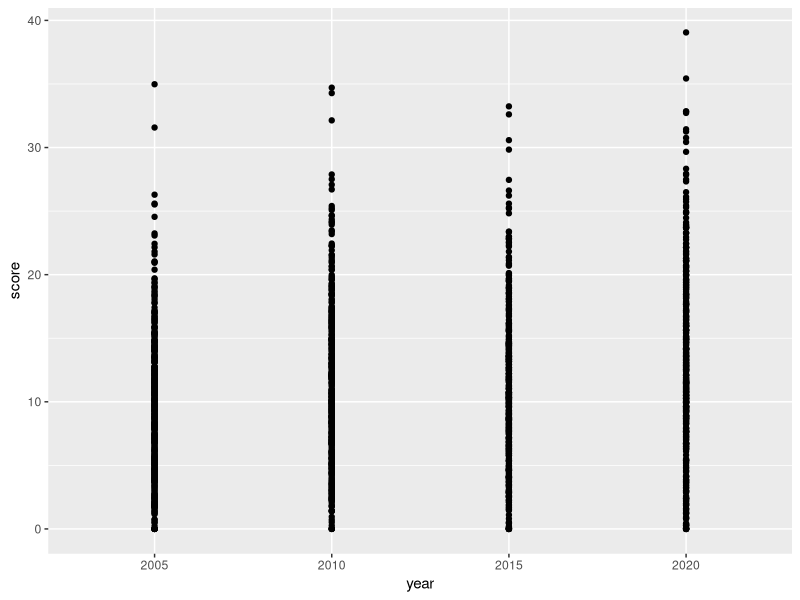
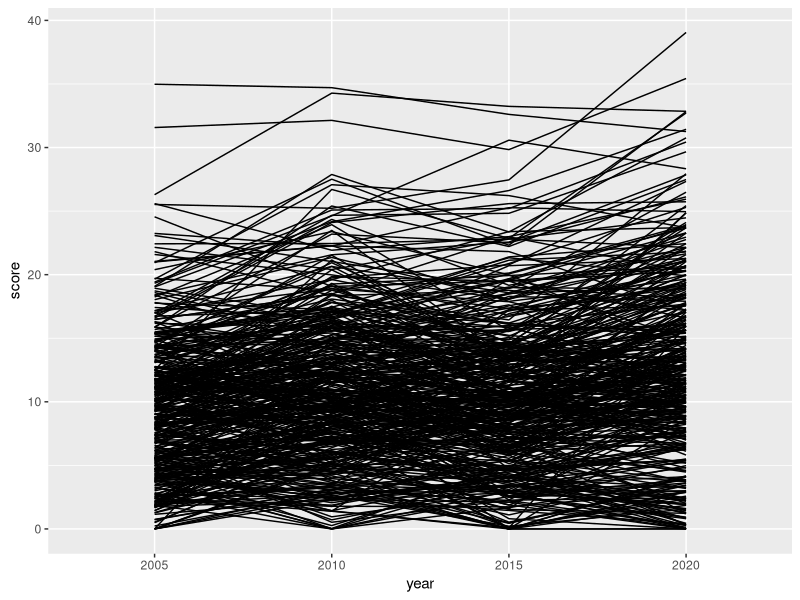
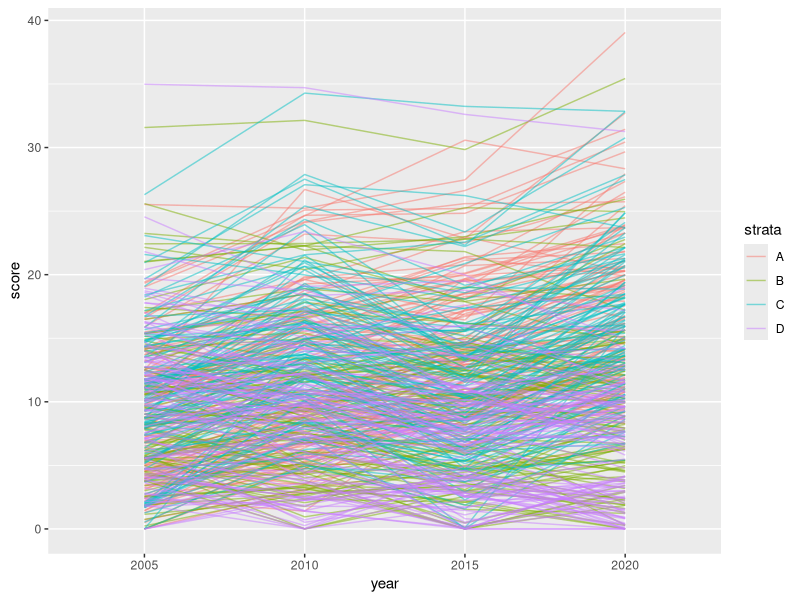
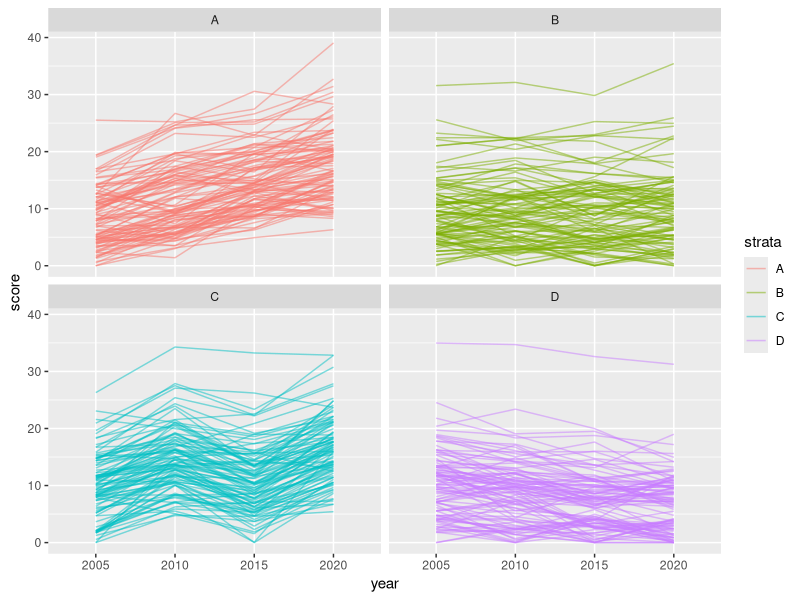
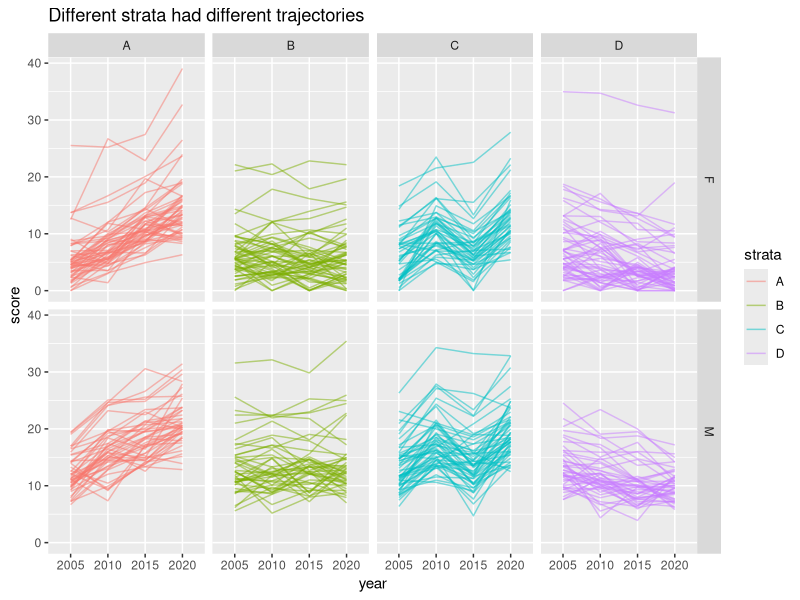
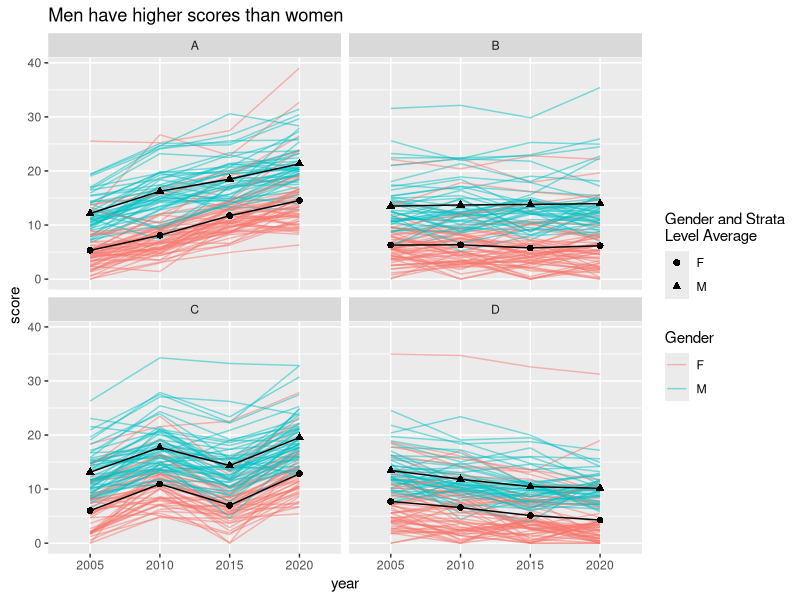
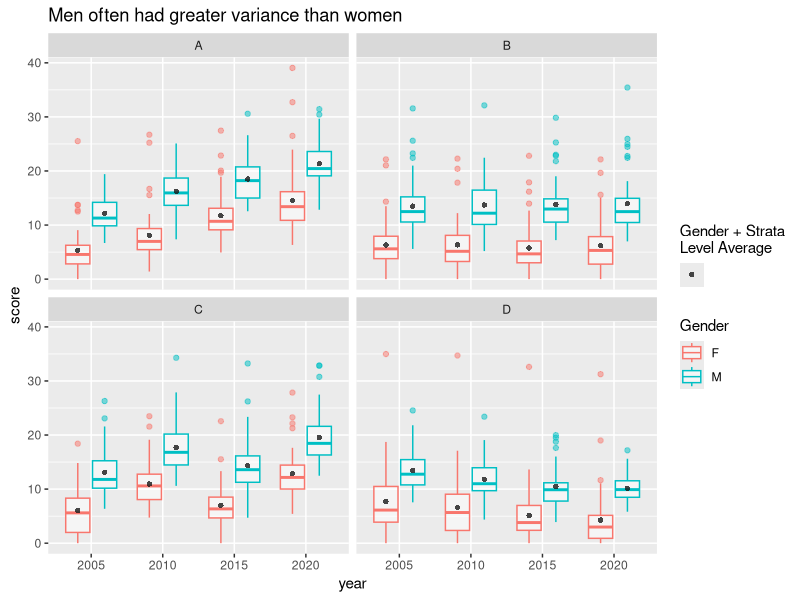
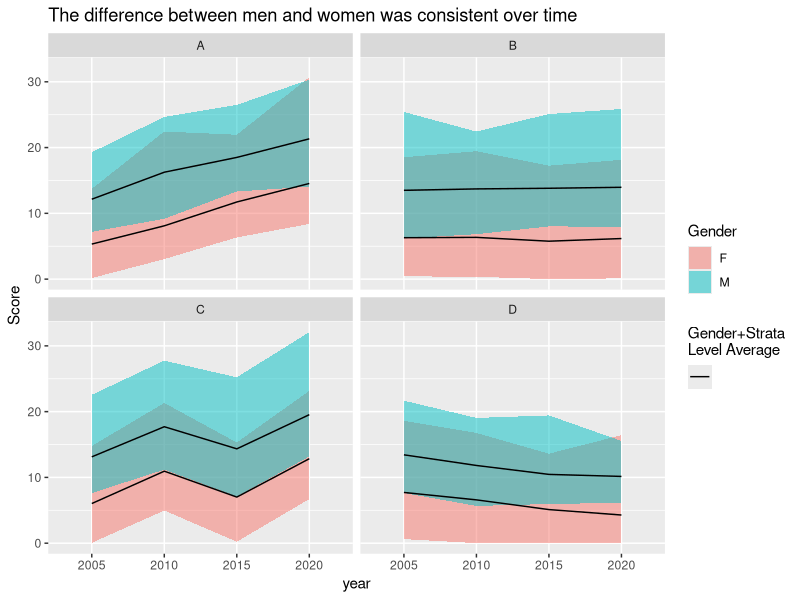

Write the R code that produced these figures, in order. (Note: this script raises an error after producing the figures.)
## ---- chunk 1
# The following code snippet detaches all packages.
# This is important because if tidyverse is already loaded from a previous 
# session, the loading messages won't show in the knit version of this document.
# 
# https://stackoverflow.com/questions/7505547/detach-all-packages-while-working-in-r#39235076
if ('package:tidyverse' %in% search()) 
  invisible(lapply(paste0('package:', names(sessionInfo()$otherPkgs)), detach, character.only=TRUE, unload=TRUE))
## ---- chunk 2
# some config options
options(knitr.table.format = "html")
# knitr::opts_chunk$set(cache=T)
## ---- chunk 3
library(tidyverse, quietly = F, warn.conflicts = T)
## ---- chunk 4
df <- readr::read_csv("example_data/example_dataset_1.csv")
## ---- chunk 5
knitr::kable(head(df,4))
## ---- chunk 6
unique(df$strata)
## ---- chunk 7
table(df$gender) 
## ---- chunk 8
df %>% select(-c(strata, gender)) %>% 
  summary()
## ---- chunk 9
df %>% select(-c(strata, gender)) %>% 
  summary()
## ---- chunk 10
df <- df %>% 
  mutate(id = 1:nrow(.)) %>% 
  select(id, everything())

knitr::kable(head(df,3))
## ---- chunk 11
df <- df %>% tidyr::pivot_longer(
  cols = starts_with('X'),
  names_to = 'year',
  values_to = 'score')

knitr::kable(head(df, 4))
## ---- chunk 12
df <- df %>% 
  mutate(year = stringr::str_remove(year, "X"))

knitr::kable(head(df, 4))
## ---- chunk 13
ggplot(data = df,  
 aes(x = year, y = score)) + 
   geom_point()
## ---- chunk 14

## ---- chunk 15
ggplot(data = df,  
 aes(x = year, y = score,
     group = id)) + #<<
   geom_line()
## ---- chunk 16

## ---- chunk 17
ggplot(data = df,  
 aes(x = year, y = score,
     group = id,
     color = strata)) + #<<
   geom_line(alpha=0.5) #<<
## ---- chunk 18

## ---- chunk 19
ggplot(data = df,  aes(x = year, y = score, group = id, color = strata)) +
  geom_line(alpha=0.5) + 
  facet_wrap(~strata) #<<
## ---- chunk 20

## ---- chunk 21
ggplot(data = df,  aes(x = year, y = score, group = id, color = strata)) +
  geom_line(alpha=0.5) + 
  facet_grid(gender~strata) + #<<
  ggtitle("Different strata had different trajectories")
## ---- chunk 22

## ---- chunk 23
ggplot(data = df,  aes(x = year, y = score, group = id, color = gender)) +
  geom_line(alpha=0.5) + 
  facet_wrap(~strata) + 
  stat_summary(aes(group = interaction(strata, gender)), fun = mean, geom='line', color = 'black') + 
  stat_summary(aes(group = interaction(strata, gender), shape=gender), fun = mean, geom='point', size=2, color = 'black') + 
  labs(shape = 'Gender and Strata\nLevel Average', color = 'Gender') +
  ggtitle("Men have higher scores than women")
## ---- chunk 24

## ---- chunk 25
ggplot(data = df,  aes(x = year, y = score, color = gender)) +
  geom_boxplot(alpha=0.5) + 
  stat_summary(aes(group = interaction(strata, gender), shape=''), position = position_dodge(width=0.75), 
               fun = mean, geom='point', color = 'grey10', alpha=0.8) +
  facet_wrap(~strata) + 
  labs(color = "Gender", shape = "Gender + Strata\nLevel Average") + 
  ggtitle("Men often had greater variance than women")
## ---- chunk 26

## ---- chunk 27
df %>% group_by(strata, gender, year) %>%
  summarize(
    ci_high = quantile(score, 0.975),
    ci_low = quantile(score, 0.025),
    mean = mean(score),
    .groups = 'keep') %>%
  
  ggplot(aes(x = year, y = mean, ymax = ci_high, 
       ymin = ci_low, group = gender, fill = gender)) +
    geom_ribbon(alpha=0.5) +
    geom_line(aes(linetype='')) +
    facet_wrap(~strata) + 
    labs(linetype = 'Gender+Strata\nLevel Average', 
      fill = 'Gender', y = 'Score') + 
    ggtitle(paste0("The difference between men and women ",
      "was consistent over time"))
## ---- chunk 28

## ---- chunk 29
df_wide <- df %>% 
  tidyr::pivot_wider(id_cols = -score, names_from = year, values_from = score)
knitr::kable(head(df_wide, 3))
## ---- chunk 30
# install.packages(GGally)
library(GGally)
ggpairs(df_wide, aes(color = strata, alpha=0.25), columns = c('2005', '2010', '2015', '2020'), progress=F)
## ---- chunk 31

## ---- chunk 32
ggbivariate(df, outcome = 'gender', explanatory = 'strata') + 
  theme(legend.position = 'bottom') + 
  ggtitle("Strata were about evenly split across gender")
## ---- chunk 33

